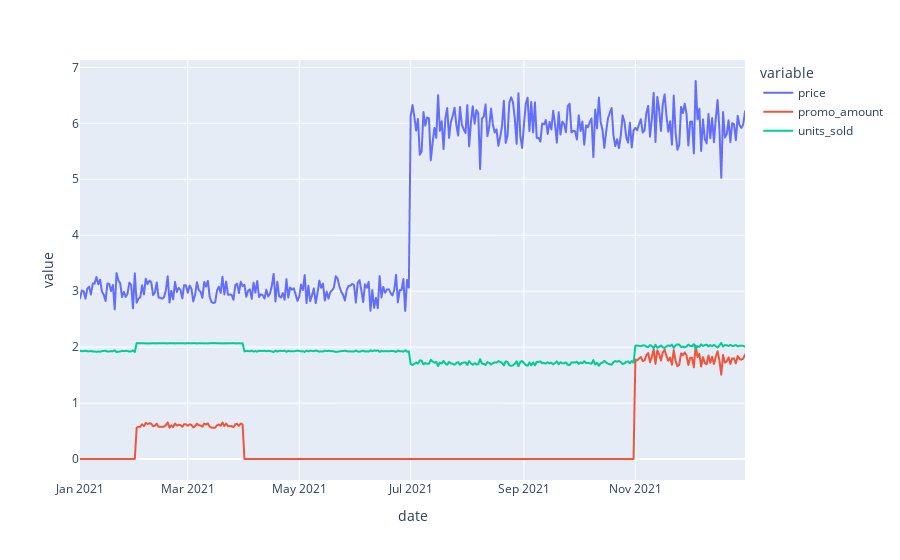

This figure's notebook cell:
### Code cell
SALES.viz_ts_data()

### Figure 1 — Plotly figure (JSON) as saved in the notebook; plotly's stock layout.template omitted (floating-point values rounded to 4 significant figures; data arrays with more than 128 entries replaced by an {"elided": "..."} marker saying what was removed)
{"data": [{"hovertemplate": "variable=price<br>date=%{x}<br>value=%{y}<extra></extra>", "legendgroup": "price", "line": {"color": "#636efa", "dash": "solid"}, "marker": {"symbol": "circle"}, "mode": "lines", "name": "price", "showlegend": true, "type": "scattergl", "x": {"elided": "365 str values"}, "xaxis": "x", "y": {"elided": "365 float values"}, "yaxis": "y"}, {"hovertemplate": "variable=promo_amount<br>date=%{x}<br>value=%{y}<extra></extra>", "legendgroup": "promo_amount", "line": {"color": "#EF553B", "dash": "solid"}, "marker": {"symbol": "circle"}, "mode": "lines", "name": "promo_amount", "showlegend": true, "type": "scattergl", "x": {"elided": "365 str values"}, "xaxis": "x", "y": {"elided": "365 float values"}, "yaxis": "y"}, {"hovertemplate": "variable=units_sold<br>date=%{x}<br>value=%{y}<extra></extra>", "legendgroup": "units_sold", "line": {"color": "#00cc96", "dash": "solid"}, "marker": {"symbol": "circle"}, "mode": "lines", "name": "units_sold", "showlegend": true, "type": "scattergl", "x": {"elided": "365 str values"}, "xaxis": "x", "y": {"elided": "365 float values"}, "yaxis": "y"}], "layout": {"legend": {"title": {"text": "variable"}, "tracegroupgap": 0}, "margin": {"t": 60}, "xaxis": {"anchor": "y", "domain": [0, 1], "title": {"text": "date"}}, "yaxis": {"anchor": "x", "domain": [0, 1], "title": {"text": "value"}}}}
